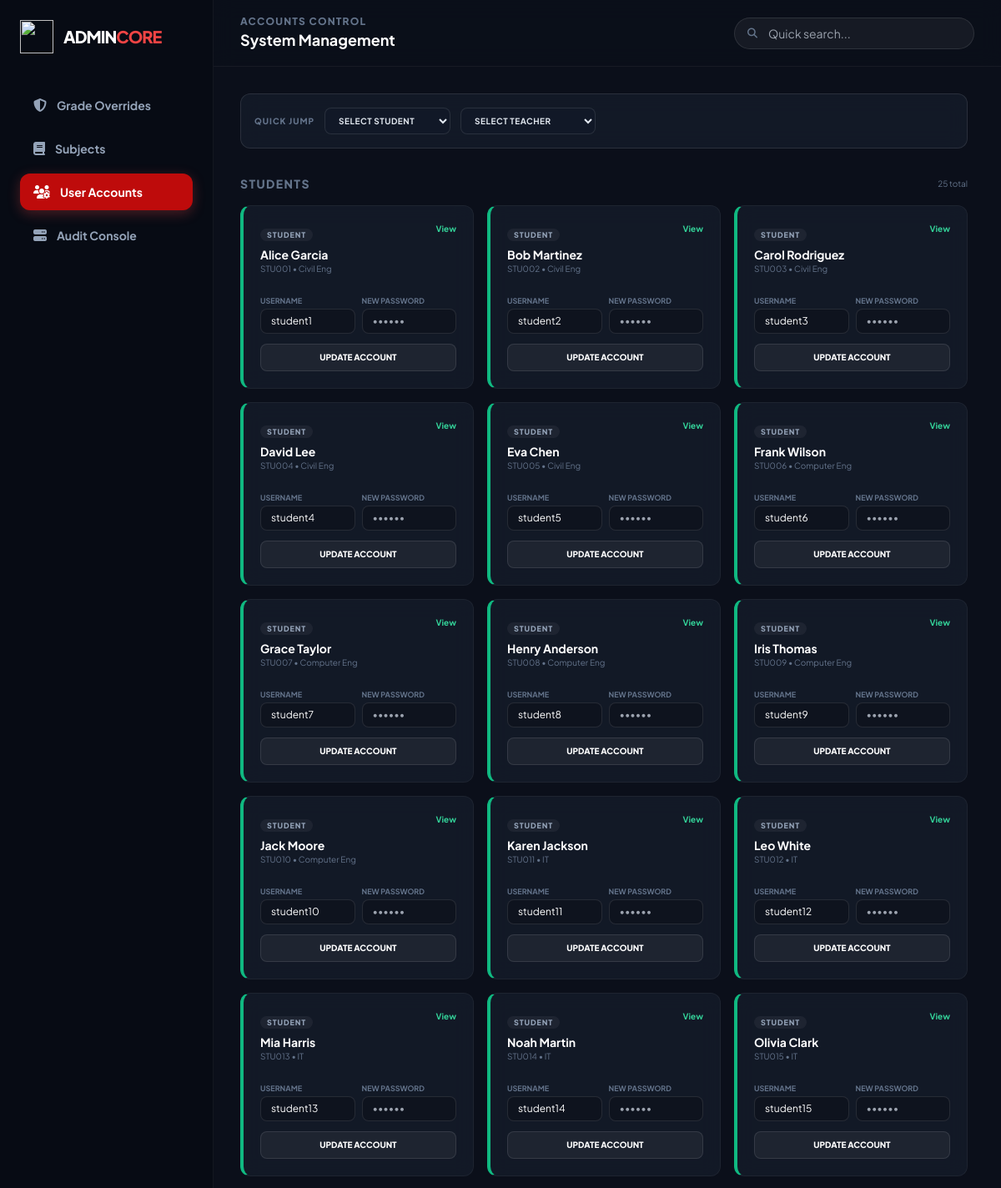
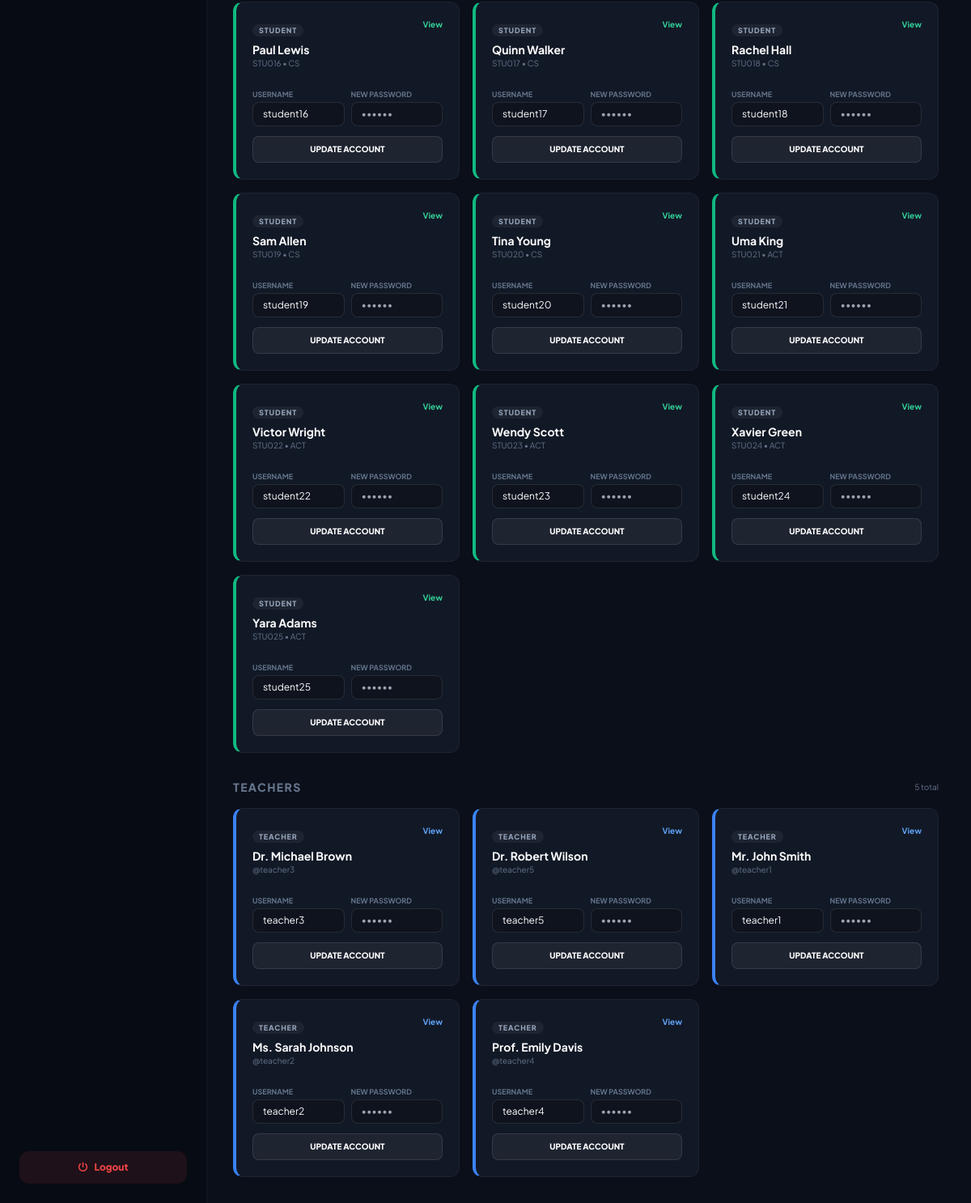
The app's page /views/Admin/admindashboard.php?tab=accounts (signed in) with its own data (2 pictures, top to bottom).
### tables this page shows
CREATE TABLE `tb_students` (
  `student_id` int(11) NOT NULL,
  `user_id` int(11) DEFAULT NULL,
  `student_no` varchar(20) DEFAULT NULL,
  `full_name` varchar(100) DEFAULT NULL,
  `program` enum('Civil Eng','Computer Eng','IT','CS','ACT') DEFAULT NULL
);

CREATE TABLE `tb_users` (
  `user_id` int(11) NOT NULL,
  `username` varchar(50) NOT NULL,
  `password_hash` varchar(255) NOT NULL,
  `role` enum('admin','student','teacher') NOT NULL,
  `is_active` tinyint(4) DEFAULT 1,
  `created_at` timestamp NOT NULL DEFAULT current_timestamp()
);

CREATE TABLE `tb_teachers` (
  `teacher_id` int(11) NOT NULL,
  `user_id` int(11) DEFAULT NULL,
  `full_name` varchar(100) DEFAULT NULL
);

### views/Admin/admindashboard.php (the view, shortened to what the rows shown need)
<?php
require_once __DIR__ . '/../../includes/db.php';
require_once __DIR__ . '/../../includes/helpers.php';
$activeTab = $_GET['tab'] ?? 'grades';
$rows = [];
$studentUsers = [];
$teacherUsers = [];
$enrollResult = $mysqli->query("SELECT e.enrollment_id, st.student_no, st.full_name as student_name, c.course_code, t.full_name as teacher_name, g.prelim, g.midterm, g.finals, g.semestral, g.status
    FROM tb_enrollments e
    JOIN tb_students st ON e.student_id = st.student_id
    JOIN tb_course_offerings o ON e.offering_id = o.offering_id
    JOIN tb_courses c ON o.course_id = c.course_id
    JOIN tb_teachers t ON o.teacher_id = t.teacher_id
    LEFT JOIN tb_grades g ON e.enrollment_id = g.enrollment_id
    ORDER BY st.full_name ASC");
if ($enrollResult === false) {
    error_log('Database error in admin enrollments query: ' . $mysqli->error);
    $message = 'Error loading enrollment data. Please refresh.';
} else {
    $rows = $enrollResult->fetch_all(MYSQLI_ASSOC);
}
$courseOptions = [];
$allStudents = [];
foreach ($rows as $row) {
    $courseCode = $row['course_code'] ?? '';
    $studentName = $row['student_name'] ?? '';
    if ($courseCode !== '') {
        if (!isset($courseOptions[$courseCode])) {
            $courseOptions[$courseCode] = $courseCode;
        }
    }
    if ($studentName !== '' && !in_array($studentName, $allStudents, true)) {
        $allStudents[] = $studentName;
    }
}
ksort($courseOptions);
sort($allStudents, SORT_NATURAL | SORT_FLAG_CASE);
$studentResult = $mysqli->query("SELECT u.user_id, u.username, u.role, u.created_at, s.full_name, s.student_no, s.program
    FROM tb_users u
    INNER JOIN tb_students s ON s.user_id = u.user_id
    WHERE u.role = 'student'
    ORDER BY s.full_name ASC");
if ($studentResult === false) {
    error_log('Database error in admin student users query: ' . $mysqli->error);
    $message = 'Error loading student accounts. Please refresh.';
} else {
    $studentUsers = $studentResult->fetch_all(MYSQLI_ASSOC);
}
$teacherResult = $mysqli->query("SELECT u.user_id, u.username, u.role, u.created_at, t.full_name
    FROM tb_users u
    INNER JOIN tb_teachers t ON t.user_id = u.user_id
    WHERE u.role = 'teacher'
    ORDER BY t.full_name ASC");
if ($teacherResult === false) {
    error_log('Database error in admin teacher users query: ' . $mysqli->error);
    $message = 'Error loading teacher accounts. Please refresh.';
} else {
    $teacherUsers = $teacherResult->fetch_all(MYSQLI_ASSOC);
}
?>
<!DOCTYPE html>
<html lang="en">
<head>
    <script src="https://cdn.tailwindcss.com"></script>
    <link href="https://cdnjs.cloudflare.com/ajax/libs/font-awesome/6.5.1/css/all.min.css" rel="stylesheet">
</head>
<body class="flex">
    <aside class="w-64 border-r border-white/5 bg-[#070b14] flex flex-col shrink-0">
        <div class="p-6">
            <div class="flex items-center gap-3 mb-10">
                <h1 class="font-black text-xl tracking-tighter text-white">ADMIN<span class="text-red-500">CORE</span></h1>
            </div>
        </div>
    </aside>
    <div class="flex-1 flex flex-col min-w-0">
        <header class="h-20 border-b border-white/5 flex items-center justify-between px-8 bg-[#0b0f1a]/80 backdrop-blur-md z-20">
            <div>
                <h2 class="text-xs font-black text-slate-500 uppercase tracking-widest"><?= $activeTab ?> Control</h2>
            </div>
        </header>
        <main class="p-8 flex-1 overflow-hidden flex flex-col">
            <?php if ($activeTab === 'grades'): ?>
                <div class="mb-4 rounded-xl border border-amber-500/20 bg-amber-500/5 px-5 py-3 flex flex-wrap items-center gap-x-6 gap-y-2">
                    <div class="flex items-center gap-2 text-amber-400 text-[10px] font-black uppercase tracking-widest shrink-0">
                        <i class="fa-solid fa-lightbulb"></i> Grade Codes
                    </div>
                    <div class="flex flex-wrap gap-3 text-[10px]">
                        <span class="font-black text-amber-400">INC</span><span class="text-slate-500">Incomplete</span>
                        <span class="mx-1 text-white/10">|</span>
                        <span class="font-black text-red-400">FA</span><span class="text-slate-500">Failed (Absence)</span>
                        <span class="mx-1 text-white/10">|</span>
                        <span class="font-black text-slate-400">UW</span><span class="text-slate-500">Unauthorized Withdrawal</span>
                        <span class="mx-1 text-white/10">|</span>
                        <span class="font-black text-slate-300">DRP</span><span class="text-slate-500">Authorized Withdrawal</span>
                        <span class="mx-1 text-white/10">|</span>
                        <span class="text-slate-500 italic">Numeric 0–100 auto-rounds to integer</span>
                    </div>
                </div>
                <div class="glass rounded-2xl overflow-hidden flex flex-col">
                    <div class="p-4 border-b border-white/5 bg-white/[0.02] flex flex-wrap items-center gap-3">
                        <div class="text-[10px] font-black uppercase tracking-widest text-slate-500">Filters</div>
                                            <select id="courseFilter" class="admin-select border rounded-lg px-3 py-2 text-[10px] text-slate-200 font-bold uppercase tracking-wider">
                            <option value="">All Courses</option>
                            <?php foreach ($courseOptions as $code): ?>
                                <option value="<?= h($code) ?>"><?= h($code) ?></option>
                            <?php endforeach; ?>
                        </select>
                                            <select id="studentFilter" class="admin-select border rounded-lg px-3 py-2 text-[10px] text-slate-200 font-bold uppercase tracking-wider">
                            <option value="">All Students</option>
                            <?php foreach ($allStudents as $student): ?>
                                <option value="<?= h(strtolower($student)) ?>"><?= h($student) ?></option>
                            <?php endforeach; ?>
                        </select>
                    </div>
                    <div class="table-container">
                        <table class="w-full text-left border-collapse" id="dataTable">
                            <thead class="sticky top-0 bg-[#1e293b] shadow-md">
                                <tr class="text-[10px] uppercase font-black text-slate-400 tracking-widest">
                                    <th class="px-6 py-4">Student & Instructor</th>
                                    <th class="px-6 py-4 text-center">Grades</th>
                                    <th class="px-6 py-4">Reason for Override</th>
                                    <th class="px-6 py-4 text-right">Action</th>
                                </tr>
                            </thead>
                            <tbody class="divide-y divide-white/5">
                                <?php foreach ($rows as $row): ?>
                                <tr class="hover:bg-white/[0.02] transition-colors searchable-row" data-student="<?= h(strtolower($row['student_name'])) ?>" data-course="<?= h($row['course_code']) ?>">
                                    <td class="px-6 py-3">
                                        <div class="font-bold text-sm text-white"><?= h($row['student_name']) ?></div>
                                        <div class="text-[10px] text-slate-500"><?= h($row['course_code']) ?> • <span class="text-red-400"><?= h($row['teacher_name']) ?></span></div>
                                    </td>
                                    <form method="POST">
                                        <input type="hidden" name="action" value="override_grade">
                                        <input type="hidden" name="enrollment_id" value="<?= $row['enrollment_id'] ?>">
                                        <td class="px-6 py-3 text-center">
                                            <div class="flex gap-2 justify-center">
                                                <input name="prelim" type="text" placeholder="P" class="admin-grade-input w-14 bg-black/40 border border-white/10 rounded-md px-2 py-1 text-center text-xs text-white focus:border-red-500 outline-none" value="<?= h($row['prelim'] ?? '') ?>" onblur="adminFormatInput(this)">
                                                <input name="midterm" type="text" placeholder="M" class="admin-grade-input w-14 bg-black/40 border border-white/10 rounded-md px-2 py-1 text-center text-xs text-white focus:border-red-500 outline-none" value="<?= h($row['midterm'] ?? '') ?>" onblur="adminFormatInput(this)">
                                                <input name="finals" type="text" placeholder="F" class="admin-grade-input w-14 bg-black/40 border border-white/10 rounded-md px-2 py-1 text-center text-xs text-white focus:border-red-500 outline-none" value="<?= h($row['finals'] ?? '') ?>" onblur="adminFormatInput(this)">
                                            </div>
                                        </td>
                                        <td class="px-6 py-3">
                                            <input name="reason" required class="w-full bg-black/40 border border-white/10 rounded-md px-3 py-1.5 text-xs text-slate-300 focus:border-red-500 outline-none" placeholder="Type reason...">
                                        </td>
                                        <td class="px-6 py-3 text-right">
                                            <button class="bg-red-500 hover:bg-red-600 text-white px-3 py-1.5 rounded-lg text-xs font-bold transition-all">
                                                Save
                                            </button>
                                        </td>
                                    </form>
                                </tr>
                                <?php endforeach; ?>
                            </tbody>
                        </table>
                    </div>
                </div>
            <?php elseif ($activeTab === 'accounts'): ?>
                <div class="flex-1 overflow-y-auto pr-2 space-y-8">
                    <div>
                        <div class="grid grid-cols-1 md:grid-cols-2 lg:grid-cols-3 gap-4" id="dataTable">
                            <?php foreach ($studentUsers as $u): ?>
                            <div class="glass p-5 rounded-xl group searchable-row border-l-4 border-l-emerald-500">
                                <div class="flex justify-between items-start mb-4">
                                    <div>
                                        <span class="text-[9px] font-black uppercase tracking-widest px-2 py-0.5 rounded-full bg-white/5 text-slate-400">student</span>
                                        <h3 class="text-sm font-bold text-white mt-1 name-field"><?= h($u['full_name']) ?></h3>
                                        <p class="text-[10px] text-slate-500"><?= h($u['student_no']) ?> • <?= h($u['program']) ?></p>
                                    </div>
                                    <a href="?tab=accounts&user_id=<?= $u['user_id'] ?>" class="text-[10px] font-bold text-emerald-400 hover:text-emerald-300">View</a>
                                </div>
                                <form method="POST" class="space-y-3">
                                    <div class="grid grid-cols-2 gap-2">
                                        <div>
                                            <label class="text-[9px] font-bold text-slate-500 uppercase">Username</label>
                                            <input name="username" value="<?= h($u['username']) ?>" class="w-full bg-black/20 border border-white/10 rounded-lg px-3 py-1.5 text-xs text-white focus:border-red-500 outline-none">
                                        </div>
                                        <div>
                                            <label class="text-[9px] font-bold text-slate-500 uppercase">New Password</label>
                                            <input name="password" type="password" placeholder="••••••" class="w-full bg-black/20 border border-white/10 rounded-lg px-3 py-1.5 text-xs text-white focus:border-red-500 outline-none">
                                        </div>
                                    </div>
                                    <button class="w-full bg-white/5 hover:bg-white/10 text-white text-[10px] font-black uppercase py-2 rounded-lg transition-all border border-white/10">
                                        Update Account
                                    </button>
                                </form>
                            </div>
                            <?php endforeach; ?>
                        </div>
                    </div>
                    <div>
                        <div class="grid grid-cols-1 md:grid-cols-2 lg:grid-cols-3 gap-4">
                            <?php foreach ($teacherUsers as $u): ?>
                            <div class="glass p-5 rounded-xl group searchable-row border-l-4 border-l-blue-500">
                                <div class="flex justify-between items-start mb-4">
                                    <div>
                                        <span class="text-[9px] font-black uppercase tracking-widest px-2 py-0.5 rounded-full bg-white/5 text-slate-400">teacher</span>
                                        <h3 class="text-sm font-bold text-white mt-1 name-field"><?= h($u['full_name']) ?></h3>
                                        <p class="text-[10px] text-slate-500">@<?= h($u['username']) ?></p>
                                    </div>
                                    <a href="?tab=accounts&user_id=<?= $u['user_id'] ?>" class="text-[10px] font-bold text-blue-400 hover:text-blue-300">View</a>
                                </div>
                                <form method="POST" class="space-y-3">
                                    <div class="grid grid-cols-2 gap-2">
                                        <div>
                                            <label class="text-[9px] font-bold text-slate-500 uppercase">Username</label>
                                            <input name="username" value="<?= h($u['username']) ?>" class="w-full bg-black/20 border border-white/10 rounded-lg px-3 py-1.5 text-xs text-white focus:border-red-500 outline-none">
                                        </div>
                                        <div>
                                            <label class="text-[9px] font-bold text-slate-500 uppercase">New Password</label>
                                            <input name="password" type="password" placeholder="••••••" class="w-full bg-black/20 border border-white/10 rounded-lg px-3 py-1.5 text-xs text-white focus:border-red-500 outline-none">
                                        </div>
                                    </div>
                                    <button class="w-full bg-white/5 hover:bg-white/10 text-white text-[10px] font-black uppercase py-2 rounded-lg transition-all border border-white/10">
                                        Update Account
                                    </button>
                                </form>
                            </div>
                            <?php endforeach; ?>
                        </div>
                    </div>
                </div>
            <?php endif; ?>
        </main>
    </div>
</body>
</html>

### records on screen
tb_students: full_name "Alice Garcia", student_no "STU001", program "Civil Eng", username "student1"
tb_students: full_name "Bob Martinez", student_no "STU002", program "Civil Eng", username "student2"
tb_students: full_name "Carol Rodriguez", student_no "STU003", program "Civil Eng", username "student3"
tb_students: full_name "David Lee", student_no "STU004", program "Civil Eng", username "student4"
tb_students: full_name "Eva Chen", student_no "STU005", program "Civil Eng", username "student5"
tb_students: full_name "Frank Wilson", student_no "STU006", program "Computer Eng", username "student6"
tb_students: full_name "Grace Taylor", student_no "STU007", program "Computer Eng", username "student7"
tb_students: full_name "Henry Anderson", student_no "STU008", program "Computer Eng", username "student8"
tb_students: full_name "Iris Thomas", student_no "STU009", program "Computer Eng", username "student9"
tb_students: full_name "Jack Moore", student_no "STU010", program "Computer Eng", username "student10"
tb_students: full_name "Karen Jackson", student_no "STU011", program "IT", username "student11"
tb_students: full_name "Leo White", student_no "STU012", program "IT", username "student12"
tb_students: full_name "Mia Harris", student_no "STU013", program "IT", username "student13"
tb_students: full_name "Noah Martin", student_no "STU014", program "IT", username "student14"
tb_students: full_name "Olivia Clark", student_no "STU015", program "IT", username "student15"
tb_students: full_name "Paul Lewis", student_no "STU016", program "CS", username "student16"
tb_students: full_name "Quinn Walker", student_no "STU017", program "CS", username "student17"
tb_students: full_name "Rachel Hall", student_no "STU018", program "CS", username "student18"
tb_students: full_name "Sam Allen", student_no "STU019", program "CS", username "student19"
tb_students: full_name "Tina Young", student_no "STU020", program "CS", username "student20"
tb_students: full_name "Uma King", student_no "STU021", program "ACT", username "student21"
tb_students: full_name "Victor Wright", student_no "STU022", program "ACT", username "student22"
tb_students: full_name "Wendy Scott", student_no "STU023", program "ACT", username "student23"
tb_students: full_name "Xavier Green", student_no "STU024", program "ACT", username "student24"
tb_students: full_name "Yara Adams", student_no "STU025", program "ACT", username "student25"
tb_teachers: full_name "Dr. Michael Brown", user.username "teacher3", username "teacher3"
tb_teachers: full_name "Dr. Robert Wilson", user.username "teacher5", username "teacher5"
tb_teachers: full_name "Mr. John Smith", user.username "teacher1", username "teacher1"
tb_teachers: full_name "Ms. Sarah Johnson", user.username "teacher2", username "teacher2"
tb_teachers: full_name "Prof. Emily Davis", user.username "teacher4", username "teacher4"

### other values on screen
$activeTab "ACCOUNTS"
count($studentUsers) "25"
count($teacherUsers) "5"
